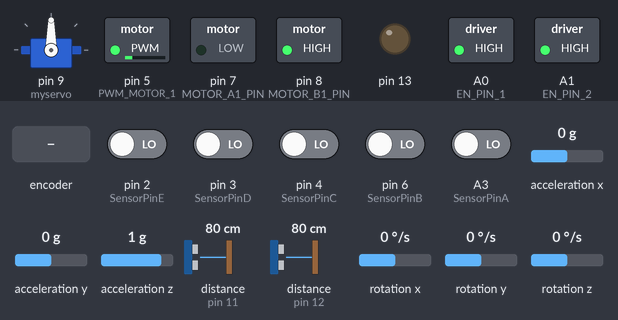
Bench run of a sketch on a simulated Arduino Uno, built with avr-gcc and run on an emulated ATmega328P. On the bench: servo, switched loads named in the sketch (green lamp = pin HIGH), output pins drawn as LEDs (lit = HIGH). Wiring (inferred from the names in the program): MPU-9250 motion sensor at I2C address 0x68. Dashed ring = blinking. The test bench sets the inputs (shaded band); at power-on: A3 (SensorPinA), pin 2 (SensorPinE), pin 3 (SensorPinD), pin 4 (SensorPinC), pin 6 (SensorPinB) LOW, acceleration x 0 g, acceleration y 0 g, acceleration z 1 g, distance to the obstacle (sensors on pin 11, pin 12) 80 cm, rotation x 0 °/s, rotation y 0 °/s, rotation z 0 °/s. The echo pulse lasts 58.3 µs per cm; pins used as bus, display or sensor lines are not drawn; what the sketch prints to the serial monitor is not drawn.

Above: at 1.2 s.
1.3 s: acceleration x set to -0.4 g
2.8 s: pin 2 (SensorPinE) driven HIGH
At 4.1 s:
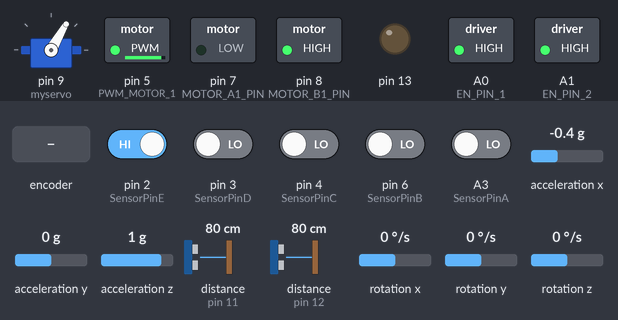
4.4 s: acceleration x set to 0 g
At 4.9 s:
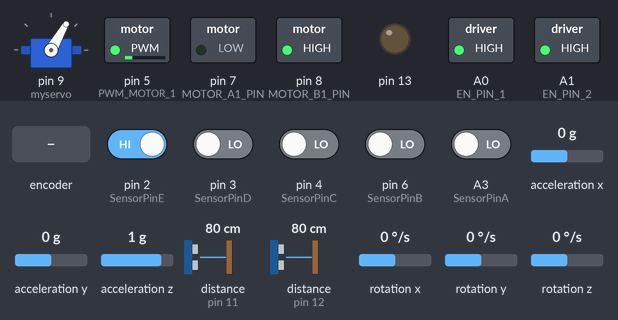
7.4 s: acceleration x set to 0.2 g
At 8.4 s:
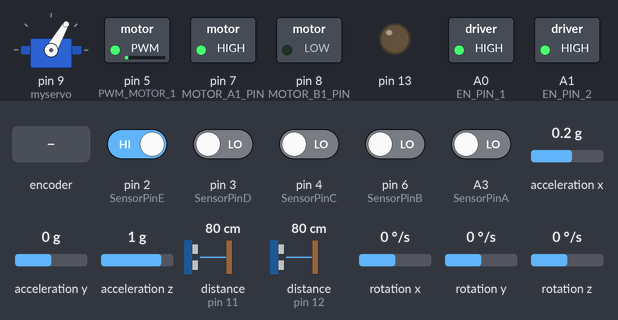
8.9 s: rotary encoder on A3 (SensorPinA) / pin 6 (SensorPinB) turned 1 step (first pin leading)
At 9.3 s:
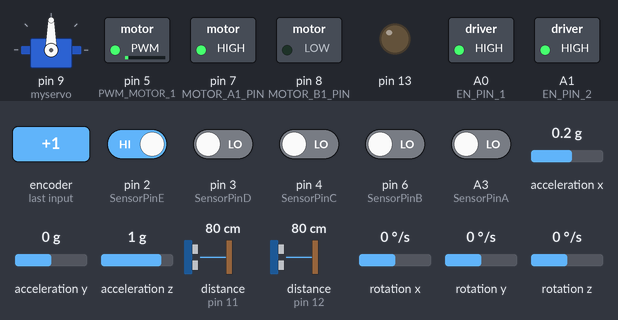
10.6 s: pin 4 (SensorPinC) driven HIGH
At 11.7 s:
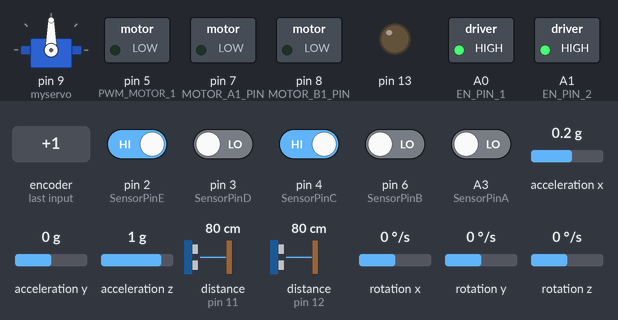
Timing chart, 0 to 13.6 s (numbered marks = the images above; inputs shaded):
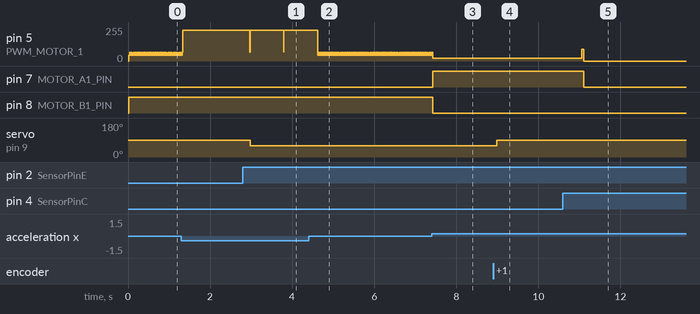

Measured:
- the behaviour switches between 0 and 0.1 g on acceleration x (found by bisection; images 2 and 3)
- after the input at 2.8 s, pin 5 (PWM_MOTOR_1): alternates 230/255 for 0.81 s and 67/255 for 0.01 s, starting after 0.17 s; servo on pin 9 (myservo): 90° → 60° after 0.18 s
- after the input at 4.4 s, pin 5 (PWM_MOTOR_1): alternates 67/255 for 0.01 s and 45/255 for 0.02 s, starting after 0.22 s
- after the input at 7.4 s, pin 7 (MOTOR_A1_PIN): LOW → HIGH at once; pin 8 (MOTOR_B1_PIN): HIGH → LOW at once
- after the input at 8.9 s, servo on pin 9 (myservo): 60° → 90° after 0.09 s
- after the input at 10.6 s, pin 5 (PWM_MOTOR_1): 20/255 → 0/255 after 0.46 s; pin 7 (MOTOR_A1_PIN): HIGH → LOW after 0.51 s

The sketch:

final_car.ino
```cpp
//When done with the testing and confident it will work on it's own,
//remove all the Serial.print() functions from the code.
//They're under the comments that have "(testing)" in them.
//Use Ctrl + f to find and remove them


#include <Servo.h>
#include <Wire.h>
#include <math.h>

//Define pins  for the motor
#define MOTOR_A1_PIN 7
#define MOTOR_B1_PIN 8
#define PWM_MOTOR_1 5
#define EN_PIN_1 A0
#define EN_PIN_2 A1

//straight bool for going faster when on a straight path

//ultrasonic
#define trigPin 10
#define ultra_pin1 11
#define ultra_pin2 12


//Temp Global Variables for the gyroscope
#define    MPU9250_ADDRESS            0x68
#define    MAG_ADDRESS                0x0C
#define    GYRO_FULL_SCALE_2000_DPS   0x18
#define    ACC_FULL_SCALE_16_G       0x18

//multiplier for adjusting the speed when going up the ramp
#define     MULTI 1.5

//IR  SENSOR AND SERVO PINS
//main reason why one of the pins is A3 is because there is no more digital pins left lol
#define  SensorPinA A3
#define SensorPinB  6
#define SensorPinC  4
#define SensorPinD  3
#define SensorPinE  2


//SERVO GLOBAL VARS
#define SERVO_PIN 9
Servo myservo;


//INFRARED SENSOR FUNCTION-------------------------------------------------------------------------------------------------------------------------/
//STEER FUNCTION - WRITES THE SERVO MOTOR TO STEER THE CAR. USES INFRARED SENSORS TO WRITE SPECIFIC ANGLES
void Steer(short numberOfSensorsOn, short Leftmost, short Left, short Centre, short Right, short Rightmost){

  //Print direction . KEEP IN MIND THAT THERE IS A PRINT STATEMENT IN EACH CASE AND IF STATEMENT (testing)
  Serial.print("\tDIRECTION: ");
  switch(numberOfSensorsOn){
    case 1:
     if(Rightmost == 1)
     {
        Serial.print("STEEP RIGHT");
        myservo.write(120);
     }
     else if(Leftmost == 1)
     {
        Serial.print("STEEP LEFT");
        myservo.write(60);

     }else if (Centre == 1){

       Serial.print("CENTER");
       myservo.write(90);

     }
     if(Left == 1){
      myservo.write(69);
      Serial.print("SLIGHT LEFT");
     }
     else if (Right == 1){
       myservo.write(109);
       Serial.print("SLIGHT RIGHT");

     }

      break;

    case 2:
     if(Centre == 1 && Right == 1)
     {
        Serial.print(" RIGHT");
        myservo.write(94);

     }
     else if(Centre == 1 && Left == 1)
     {

       Serial.print(" LEFT");
       myservo.write(86);

     }
       break;

    case 3:

       Serial.print("STRAIGHT");
       myservo.write(90);

       break;

    default :

      Serial.print("NO LINE ");

       break;
  }

}


//GYROSCOPE SENSOR FUNCTIONS -----------------------------------------------------------------------------------------------------------------------------------------/

// This function read Nbytes bytes from I2C device at address Address.
// Put read bytes starting at register Register in the Data array.
void I2Cread(uint8_t Address, uint8_t Register, uint8_t Nbytes, uint8_t* Data){
  // Set register address
  Wire.beginTransmission(Address);
  Wire.write(Register);
  Wire.endTransmission();

  // Read Nbytes
  Wire.requestFrom(Address, Nbytes);
  uint8_t index=0;
  while (Wire.available())
    Data[index++]=Wire.read();
}


// Write a byte (Data) in device (Address) at register (Register)
void I2CwriteByte(uint8_t Address, uint8_t Register, uint8_t Data){
  // Set register address
  Wire.beginTransmission(Address);
  Wire.write(Register);
  Wire.write(Data);
  Wire.endTransmission();
}

//ULTRASONIC SENSOR FUNCTIONS ----------------------------------------------------------------------------------------------------------------------------------------/


// READ ULTRASONIC SENSOR FUNCTION. RETURNS DISTANCE
short  Ultrasonic(uint8_t pin){
  digitalWrite(trigPin, LOW);
  // Trigger the sensor by setting the trigPin high for 10 microseconds:
  digitalWrite(trigPin, HIGH);

  delayMicroseconds(100);
  digitalWrite(trigPin, LOW);
  unsigned duration2 = pulseIn(pin, HIGH, 50000);
  unsigned short distance = duration2 * 0.034 / 2;

  return distance;
}


//OBSTACLE DETECTION FUNCTION. RETURNS TRUE IF THERE IS AN OBJECT INFRONT
bool ObstacleFound(uint8_t distance1, uint8_t distance2){
      //the ultrasonic sensor only returns 0 if it cant detect anything(out of range). We use this to determine the
    //                                                        AD added this here just in case for testing the ultrasonic sensort(testing)
     if((distance2 > 10 && distance2 < 60))/*||(distance1 <= 200 && (distance2 > 30 && distance2 < 70)) */
     {
       return true;
     }
    else
     {
       return false;
     }
}


//GYROSCOPE -------------------------------------------------------------------------------------------------------------------------------------------------------/
short Gyroscope(){
 //read the Gyroscope sensor
    uint8_t Buf[14];
    I2Cread(MPU9250_ADDRESS,0x3B,14,Buf);

    //create custom mapping for the gyroscope to be used alongside with the pwm//main motor
    // ay and az are not used but I cannot comment them out because the program runs like 80% slower

  short ax=-(Buf[0]<<8 | Buf[1]);
  short  ay=-(Buf[2]<<8 | Buf[3]);
  short az=Buf[4]<<8 | Buf[5];


  short custom_ay = map(ax, -3800, 3800, 7, 53);
   return custom_ay;

}


//MOTOR FUNCTIONS---------------------------------------------------------------------------------------------------------------------------------------------------/
//MAIN FUNCTION
void motorGo( uint8_t direction, uint8_t speed){         //Function that controls the variables: motor(0 ou 1), directionion (1 ou 2) e pwm (entra 0 e 255);{


    if(direction == 1)
    {
      digitalWrite(MOTOR_A1_PIN, LOW);
      digitalWrite(MOTOR_B1_PIN, HIGH);
    }
    else if(direction == 2)
    {
      digitalWrite(MOTOR_A1_PIN, HIGH);
      digitalWrite(MOTOR_B1_PIN, LOW);
    }
    else
    {
      digitalWrite(MOTOR_A1_PIN, LOW);
      digitalWrite(MOTOR_B1_PIN, LOW);
    }

    analogWrite(PWM_MOTOR_1, speed);

}


//AVOID OBSTACLE FUNCTION
void AvoidObstacle(){
 //(testing)
 //while(1)  Park();
     digitalWrite(EN_PIN_1, HIGH);
     digitalWrite(EN_PIN_2, HIGH);
     myservo.write(90);
  //motorGo(2, 60);
  //delay(1000);

  myservo.write(120);
  delay(50);
  motorGo(1, 63);
  delay(600);
  motorGo(0,0);

  myservo.write(60);
    delay(50);
  motorGo(1, 60);
  delay(550);

  myservo.write(120);
    delay(50);
  motorGo(1, 60);
  delay(150);

  /*myservo.write(120);
  motorGo(1, 10);
  delay(3000);

  myservo.write(60);
  motorGo(1, 10);
  delay(3000);
  */
 // myservo.write(90);


}
//PARK FUNCTION
void Park(){
  motorGo(2, 90);
  delay(50);
  while(1){
    //(testitng)
  Serial.println("PARKED");
  motorGo(0, 0);
}
}


//SETUP AND LOOP FUNCTIONS ---------------------------------------------------------------------------------------------------------------------------------------------------/
void setup() {
  Wire.begin();
  Serial.begin(31250);

  //SERVO
  myservo.attach(9);
  //SET TO DEFAULT IN CASE ITS NOT STRAIGHT
    myservo.write(90);


  //IR sensors
  pinMode(SensorPinA, INPUT);
  pinMode(SensorPinB, INPUT);
  pinMode(SensorPinC, INPUT);
  pinMode(SensorPinD, INPUT);
  pinMode(SensorPinE, INPUT);

  //MOTOR SENSORS
  pinMode(MOTOR_A1_PIN, OUTPUT);
  pinMode(MOTOR_B1_PIN, OUTPUT);
  pinMode(PWM_MOTOR_1, OUTPUT);
  pinMode(EN_PIN_1, OUTPUT);
  pinMode(EN_PIN_2, OUTPUT);

  //ULTRASONIC SENSOR
  pinMode(trigPin, OUTPUT);
  pinMode(11, INPUT);
  pinMode(12, INPUT);
  pinMode(13, OUTPUT);
  //ENABLE PINS FOR THE MOTOR
  digitalWrite(EN_PIN_1, HIGH);
  digitalWrite(EN_PIN_2, HIGH);
  //GYROSCOPE SENSOR

  //Set accelerometers low pass filter at 5Hz
  I2CwriteByte(0x68,29,0x06);

  // Set gyroscope low pass filter at 5Hz
  I2CwriteByte(0x68,26,0x06);

  // Configure gyroscope range
  I2CwriteByte(0x68,27,0x18);

  // Configure accelerometers range
  I2CwriteByte(0x68,28,0x18);
}

void loop() {
  //DEFINING ALL OUR VARIABLES
  unsigned short ultra_2 = Ultrasonic(12);
  unsigned short ultra_1 = Ultrasonic(11);

  //print   value (testing)
   Serial.print("ULTRA_TOP: ");
   Serial.print(ultra_1);
   Serial.print("\t ULTRA_BOTTOM: ");
   Serial.print(ultra_2);
   short gyro = Gyroscope();


   /*if(ObstacleFound(ultra_1, ultra_2)){
     //print when the obstacle is being avoided (testing)
     AvoidObstacle();
     //motorGo(0, 0);
     Serial.print("\n Parked\n Parked\n ");
     Serial.print("\n AVOIDING OBSTACLE ");

    // Park();
   }else{
     */


      short Leftmost = digitalRead(SensorPinE);
      short Left = digitalRead(SensorPinD);
      short Centre = digitalRead(SensorPinC);
      short Right = digitalRead(SensorPinB);
      short Rightmost = digitalRead(SensorPinA);

      //print IR sensor value(testing)
      Serial.print("LL: ");
      Serial.print(Leftmost);
      Serial.print(" L: ");
      Serial.print(Left);
      Serial.print(" C: ");
      Serial.print(Centre);
      Serial.print(" R: ");
      Serial.print(Right);
      Serial.print(" RR: ");
      Serial.print(Rightmost);

      short numberOfSensorsOn = Leftmost + Left + Centre + Right + Rightmost;

      motorGo(1, 67);
        if(numberOfSensorsOn == 5 || (Leftmost == 1 && Rightmost == 1 && Centre == 1)){

          Park();
        }else{

            short speed = gyro;// * MULTI;

            //pring gyroscope value (testing)
            Serial.print("\t GYROSCOPE: " );
            Serial.print(gyro);


            Steer(numberOfSensorsOn,  Leftmost,  Left,  Centre,  Right,  Rightmost);

                     if(gyro <= 28 ){

                          motorGo(2, 20);
                          delay(500);
                          Serial.print("Break!!");
                      }
                      else if(gyro >= 33){
                          Serial.print("kurec ");
                           motorGo(1, 230);
                           delay(800);
                           Serial.print("\t SPEED: " );
                           Serial.print(speed+110);
                      }
                      else{
                        speed +=15;
                         motorGo(1, speed );
                          Serial.print("\t SPEED: " );
                           Serial.print(speed);
                      }


                      //print direction (testing)
                      //Serial.print("\t Straight: ");
                      //Serial.print(straight);

                       //Enable pins for the motor
                   digitalWrite(EN_PIN_1, HIGH);
                   digitalWrite(EN_PIN_2, HIGH);


        }
   Serial.println();

   }
//}
```
